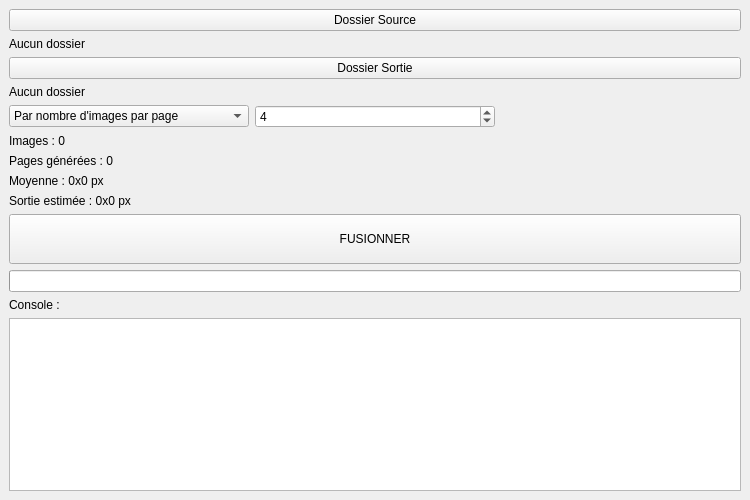
<?xml version="1.0" encoding="UTF-8"?>
<ui version="4.0">
 <class>MainWindow</class>
 <widget class="QMainWindow" name="MainWindow">
  <property name="geometry">
   <rect>
    <x>0</x>
    <y>0</y>
    <width>750</width>
    <height>500</height>
   </rect>
  </property>
  <property name="windowTitle">
   <string>NervScansFusion</string>
  </property>
  <widget class="QWidget" name="centralwidget">
   <layout class="QVBoxLayout" name="verticalLayout">
    <item>
     <widget class="QPushButton" name="btnSource">
      <property name="font">
       <font>
        <italic>false</italic>
        <bold>false</bold>
       </font>
      </property>
      <property name="text">
       <string>Dossier Source</string>
      </property>
      <property name="icon">
       <iconset theme="QIcon::ThemeIcon::DocumentSave"/>
      </property>
     </widget>
    </item>
    <item>
     <widget class="QLabel" name="labelSource">
      <property name="text">
       <string>Aucun dossier</string>
      </property>
     </widget>
    </item>
    <item>
     <widget class="QPushButton" name="btnOutput">
      <property name="text">
       <string>Dossier Sortie</string>
      </property>
      <property name="icon">
       <iconset theme="QIcon::ThemeIcon::MailForward"/>
      </property>
     </widget>
    </item>
    <item>
     <widget class="QLabel" name="labelOutput">
      <property name="text">
       <string>Aucun dossier</string>
      </property>
     </widget>
    </item>
    <item>
     <layout class="QHBoxLayout" name="horizontalLayout">
      <item>
       <widget class="QComboBox" name="comboMode">
        <item>
         <property name="text">
          <string>Par nombre d'images par page</string>
         </property>
        </item>
        <item>
         <property name="text">
          <string>Par nombre de pages finales</string>
         </property>
        </item>
       </widget>
      </item>
      <item>
       <widget class="QSpinBox" name="spinPages">
        <property name="minimum">
         <number>1</number>
        </property>
        <property name="maximum">
         <number>50</number>
        </property>
        <property name="value">
         <number>4</number>
        </property>
       </widget>
      </item>
      <item>
       <widget class="QLabel" name="labelModeInfo">
        <property name="text">
         <string/>
        </property>
       </widget>
      </item>
     </layout>
    </item>
    <item>
     <widget class="QLabel" name="labelImageCount">
      <property name="text">
       <string>Images : 0</string>
      </property>
     </widget>
    </item>
    <item>
     <widget class="QLabel" name="labelOutputPages">
      <property name="text">
       <string>Pages générées : 0</string>
      </property>
     </widget>
    </item>
    <item>
     <widget class="QLabel" name="labelAverageSize">
      <property name="text">
       <string>Moyenne : 0x0 px</string>
      </property>
     </widget>
    </item>
    <item>
     <widget class="QLabel" name="labelEstimatedOutput">
      <property name="text">
       <string>Sortie estimée : 0x0 px</string>
      </property>
     </widget>
    </item>
    <item>
     <widget class="QPushButton" name="btnMerge">
      <property name="sizePolicy">
       <sizepolicy hsizetype="Minimum" vsizetype="Fixed">
        <horstretch>50</horstretch>
        <verstretch>50</verstretch>
       </sizepolicy>
      </property>
      <property name="minimumSize">
       <size>
        <width>0</width>
        <height>50</height>
       </size>
      </property>
      <property name="font">
       <font>
        <underline>false</underline>
        <strikeout>false</strikeout>
        <kerning>true</kerning>
        <fontweight>DemiBold</fontweight>
       </font>
      </property>
      <property name="text">
       <string>FUSIONNER</string>
      </property>
     </widget>
    </item>
    <item>
     <widget class="QProgressBar" name="progressBar"/>
    </item>
    <item>
     <widget class="QLabel" name="console">
      <property name="text">
       <string>Console :</string>
      </property>
     </widget>
    </item>
    <item>
     <widget class="QTextEdit" name="logText">
      <property name="sizePolicy">
       <sizepolicy hsizetype="Expanding" vsizetype="Expanding">
        <horstretch>0</horstretch>
        <verstretch>0</verstretch>
       </sizepolicy>
      </property>
     </widget>
    </item>
   </layout>
  </widget>
 </widget>
 <resources/>
 <connections/>
</ui>
